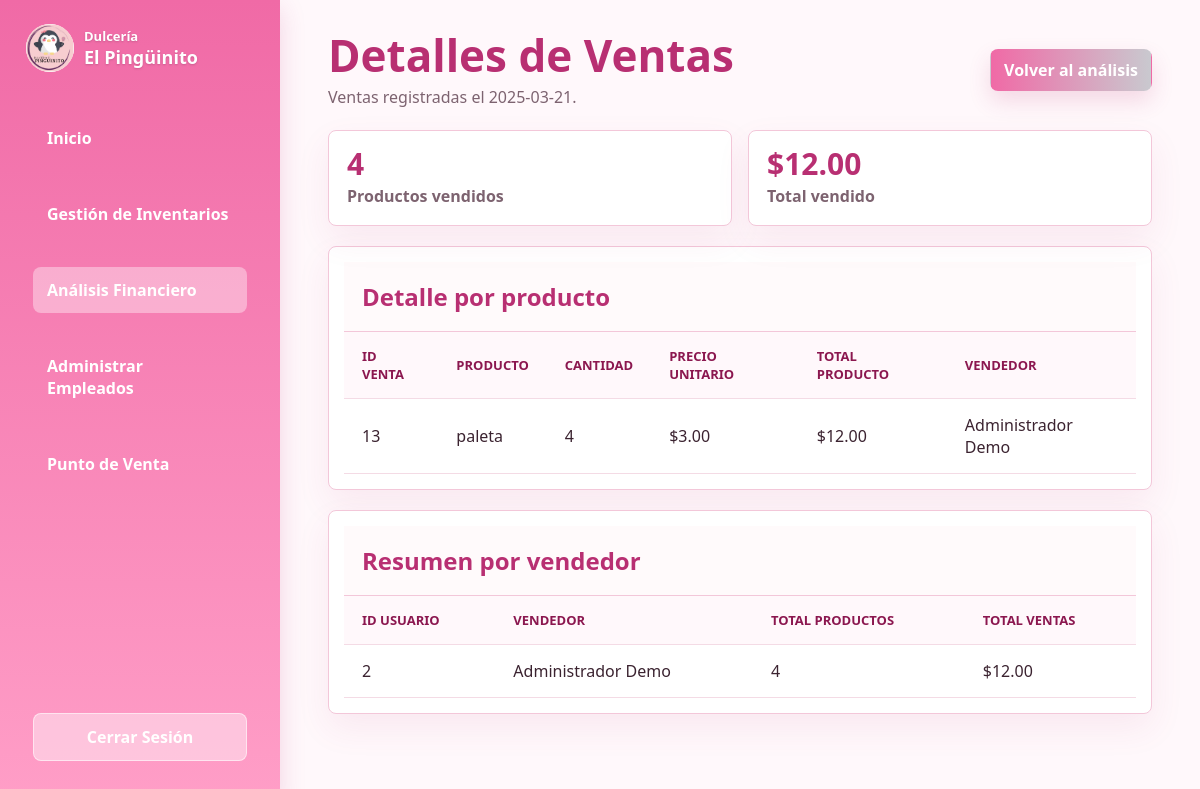
Screenshot of /pages/detalles_venta.php?fecha=2025-03-21 (signed in) with the database file from the repository.
### tables this page shows
CREATE TABLE `detalles_venta` (
  `id` int(11) NOT NULL,
  `id_venta` int(11) NOT NULL,
  `nombre_producto` varchar(100) NOT NULL,
  `cantidad` int(11) NOT NULL,
  `precio_unitario` decimal(10,2) NOT NULL,
  `total` decimal(10,2) NOT NULL
);

CREATE TABLE `ventas` (
  `id` int(11) NOT NULL,
  `id_usuario` int(11) NOT NULL,
  `fecha` datetime DEFAULT current_timestamp(),
  `total` decimal(10,2) NOT NULL
);

CREATE TABLE `usuarios` (
  `id` int(11) NOT NULL,
  `apellidos` varchar(50) NOT NULL,
  `nombre` varchar(100) NOT NULL,
  `email` varchar(100) NOT NULL,
  `password` varchar(255) NOT NULL,
  `rol` enum('admin','empleado') NOT NULL DEFAULT 'empleado',
  `fecha_creacion` timestamp NOT NULL DEFAULT current_timestamp()
);

### pages/detalles_venta.php (the view, shortened to what this page needs)
<?php
require_once __DIR__ . '/../includes/db.php';
$fecha_venta = $_GET['fecha'];
$query_detalles = "
    SELECT
        v.id AS id_venta,
        dv.nombre_producto,
        dv.cantidad,
        dv.precio_unitario,
        dv.total AS total_producto,
        u.id AS id_usuario,
        u.nombre AS nombre_usuario,
        u.apellidos AS apellidos_usuario
    FROM detalles_venta dv
    INNER JOIN ventas v ON dv.id_venta = v.id
    INNER JOIN usuarios u ON v.id_usuario = u.id
    WHERE DATE(v.fecha) = ?
";
$stmt_detalles = $conn->prepare($query_detalles);
$stmt_detalles->bind_param("s", $fecha_venta);
$stmt_detalles->execute();
$result_detalles = $stmt_detalles->get_result();
$detalles = [];
while ($detalle = $result_detalles->fetch_assoc()) {
    $detalles[] = $detalle;
}
$query_resumen_usuarios = "
    SELECT
        u.id AS id_usuario,
        u.nombre AS nombre_usuario,
        u.apellidos AS apellidos_usuario,
        SUM(dv.cantidad) AS total_productos,
        SUM(dv.total) AS total_ventas
    FROM detalles_venta dv
    INNER JOIN ventas v ON dv.id_venta = v.id
    INNER JOIN usuarios u ON v.id_usuario = u.id
    WHERE DATE(v.fecha) = ?
    GROUP BY u.id, u.nombre, u.apellidos
";
$stmt_resumen = $conn->prepare($query_resumen_usuarios);
$stmt_resumen->bind_param("s", $fecha_venta);
$stmt_resumen->execute();
$result_resumen = $stmt_resumen->get_result();
$resumenes = [];
while ($resumen = $result_resumen->fetch_assoc()) {
    $resumenes[] = $resumen;
}
$total_productos = array_sum(array_map('intval', array_column($resumenes, 'total_productos')));
$total_ventas = array_sum(array_map('floatval', array_column($resumenes, 'total_ventas')));
?>
<!DOCTYPE html>
<html lang="es">
<head>
    <link rel="stylesheet" href="/DULCERIAV2/css/app.css">
    <link rel="stylesheet" href="/DULCERIAV2/css/module-layout.css">
</head>
<body class="module-page">
    <nav id="sidebar">
        <div class="sidebar-brand">
            <img src="/DULCERIAV2/assets/logo.png" alt="Logo de Dulcería El Pingüinito">
            <div>
                <span>Dulcería</span>
                <strong>El Pingüinito</strong>
            </div>
        </div>
        <ul class="sidebar-menu">
            <li><a href="/DULCERIAV2/pages/dashboard.php">Inicio</a></li>
            <li><a href="/DULCERIAV2/pages/inventario.php">Gestión de Inventarios</a></li>
            <li><a class="active" href="/DULCERIAV2/pages/analisis_finaciero.php">Análisis Financiero</a></li>
            <li><a href="/DULCERIAV2/pages/administrar_empleados.php">Administrar Empleados</a></li>
            <li><a href="/DULCERIAV2/pages/punto_venta.php">Punto de Venta</a></li>
        </ul>
        <ul class="sidebar-footer">
            <li><a href="/DULCERIAV2/actions/logout.php">Cerrar Sesión</a></li>
        </ul>
    </nav>
    <main class="layout">
        <div class="page-header">
            <div>
                <h1>Detalles de Ventas</h1>
                <p>Ventas registradas el <?php echo htmlspecialchars($fecha_venta); ?>.</p>
            </div>
            <a class="btn btn-primary" href="/DULCERIAV2/pages/analisis_finaciero.php">Volver al análisis</a>
        </div>
        <div class="summary-grid">
            <div class="summary-card">
                <strong><?php echo $total_productos; ?></strong>
                <span>Productos vendidos</span>
            </div>
            <div class="summary-card">
                <strong><?php echo '$' . number_format($total_ventas, 2); ?></strong>
                <span>Total vendido</span>
            </div>
        </div>
        <section class="panel" style="margin-bottom: 20px;">
            <div class="panel-header">
                <h2>Detalle por producto</h2>
            </div>
            <div class="table-wrap">
                <table class="module-table">
                    <tr>
                        <th>ID Venta</th>
                        <th>Producto</th>
                        <th>Cantidad</th>
                        <th>Precio unitario</th>
                        <th>Total producto</th>
                        <th>Vendedor</th>
                    </tr>
                    <?php foreach ($detalles as $detalle) : ?>
                        <tr>
                            <td><?php echo htmlspecialchars($detalle['id_venta']); ?></td>
                            <td><?php echo htmlspecialchars($detalle['nombre_producto']); ?></td>
                            <td><?php echo htmlspecialchars($detalle['cantidad']); ?></td>
                            <td><?php echo '$' . number_format($detalle['precio_unitario'], 2); ?></td>
                            <td><?php echo '$' . number_format($detalle['total_producto'], 2); ?></td>
                            <td><?php echo htmlspecialchars($detalle['nombre_usuario'] . ' ' . $detalle['apellidos_usuario']); ?></td>
                        </tr>
                    <?php endforeach; ?>
                </table>
            </div>
        </section>
        <section class="panel">
            <div class="panel-header">
                <h2>Resumen por vendedor</h2>
            </div>
            <div class="table-wrap">
                <table class="module-table">
                    <tr>
                        <th>ID Usuario</th>
                        <th>Vendedor</th>
                        <th>Total productos</th>
                        <th>Total ventas</th>
                    </tr>
                    <?php foreach ($resumenes as $resumen) : ?>
                        <tr>
                            <td><?php echo htmlspecialchars($resumen['id_usuario']); ?></td>
                            <td><?php echo htmlspecialchars($resumen['nombre_usuario'] . ' ' . $resumen['apellidos_usuario']); ?></td>
                            <td><?php echo htmlspecialchars($resumen['total_productos']); ?></td>
                            <td><?php echo '$' . number_format($resumen['total_ventas'], 2); ?></td>
                        </tr>
                    <?php endforeach; ?>
                </table>
            </div>
        </section>
    </main>
</body>
</html>

### css/app.css (style rules this page uses)
body { font-family: Arial, sans-serif; margin: 0; padding: 0; background: #fff; color: #333; }
#sidebar { position: fixed; left: -250px; top: 0; width: 250px; height: 100%; background: #f4a3c1; padding-top: 20px; transition: 0.3s; }
#sidebar ul { list-style: none; padding: 0; }
#sidebar ul li { padding: 15px; }
#sidebar ul li a { text-decoration: none; color: white; display: block; }
main { padding: 20px; }
h1 { color: #d14778; }
section { background: #f8f8f8; padding: 15px; margin: 10px 0; border-radius: 10px; }
h2 { color: #d14778; }

### css/module-layout.css (style rules this page uses)
:root { --pink: #f06aa6; --pink-dark: #b82f72; --ink: #3b2330; --muted: #7d6370; --line: #f3c7d9; --soft: #fff2f7; --surface: #ffffff; }
* { box-sizing: border-box; }
body.module-page { margin: 0; font-family: "Segoe UI", Arial, sans-serif; color: var(--ink); background: #fff8fb; }
.brand, .sidebar-brand { display: flex; align-items: center; gap: 10px; }
.brand img, .sidebar-brand img { border-radius: 50%; background: #fff; }
#sidebar { position: fixed; inset: 0 auto 0 0; width: 280px; padding: 24px 18px; background: linear-gradient(180deg, #f06aa6 0%, #ff9ec7 100%); box-shadow: 0 8px 24px rgba(184, 47, 114, 0.18); display: flex; flex-direction: column; z-index: 10; }
.sidebar-brand { color: #fff; margin-bottom: 28px; padding: 0 8px; text-shadow: 0 1px 2px rgba(95, 43, 70, 0.25); }
.sidebar-brand img { width: 48px; height: 48px; }
.sidebar-brand span { display: block; font-size: 13px; font-weight: 700; }
.sidebar-brand strong { display: block; font-size: 18px; }
.sidebar-menu, .sidebar-footer { list-style: none; padding: 0; margin: 0; }
.sidebar-menu { flex: 1; }
.sidebar-menu li, .sidebar-footer li { padding: 6px 0; }
.sidebar-menu a, .sidebar-footer a { display: block; padding: 12px 14px; border-radius: 8px; text-decoration: none; color: #4a2233; font-weight: 800; }
.sidebar-menu a:hover, .sidebar-menu a.active { background: rgba(255, 255, 255, 0.38); color: #8b174f; }
.sidebar-footer a { background: rgba(255, 255, 255, 0.42); border: 1px solid rgba(255, 255, 255, 0.55); color: #8b174f; text-align: center; }
.layout { width: min(1480px, calc(100% - 320px)); margin-left: 300px; padding: 32px 28px 48px; }
.page-header { display: flex; justify-content: space-between; align-items: center; gap: 18px; margin-bottom: 22px; }
.page-header h1 { margin: 0 0 8px; color: var(--pink-dark); font-size: clamp(30px, 4vw, 44px); line-height: 1.05; }
.page-header p { margin: 0; color: var(--muted); }
.panel, .summary-card { border: 1px solid var(--line); border-radius: 8px; background: var(--surface); box-shadow: 0 14px 34px rgba(184, 47, 114, 0.08); }
.panel { overflow: hidden; }
.panel-header { display: flex; justify-content: space-between; align-items: center; gap: 16px; padding: 18px; border-bottom: 1px solid var(--line); background: #fffafb; }
.panel-header h2, .panel h2 { margin: 0; color: var(--pink-dark); }
.summary-grid { display: grid; grid-template-columns: repeat(2, minmax(0, 1fr)); gap: 16px; margin-bottom: 20px; }
.summary-card { padding: 18px; }
.summary-card strong { display: block; color: var(--pink-dark); font-size: 30px; line-height: 1; margin-bottom: 6px; }
.summary-card span { color: var(--muted); font-weight: 700; }
.table-wrap { overflow-x: auto; }
table.module-table { width: 100%; border-collapse: collapse; min-width: 760px; }
.module-table th, .module-table td { padding: 15px 18px; text-align: left; border-bottom: 1px solid #f4dbe5; }
.module-table th { color: #8b174f; background: #fff8fb; font-size: 13px; text-transform: uppercase; }
.btn, button.btn { min-height: 38px; padding: 9px 13px; border: 1px solid transparent; border-radius: 8px; cursor: pointer; font-weight: 800; text-decoration: none; display: inline-flex; align-items: center; justify-content: center; }
.btn-primary { background: linear-gradient(90deg, #f06aa6, #c9c9cf); color: #fff; box-shadow: 0 10px 22px rgba(184, 47, 114, 0.16); }

### rows the page displays
detalles_venta: id_venta "13", nombre_producto "paleta", cantidad "4", precio_unitario "3.00", total "12.00", usuarios.nombre+apellidos "Administrador Demo"
usuarios: id "2", nombre+apellidos "Administrador Demo", total_productos "4", total_ventas "12.00"

### other values shown
$fecha_venta "2025-03-21"
$total_productos "4"
$total_ventas "12.00"
